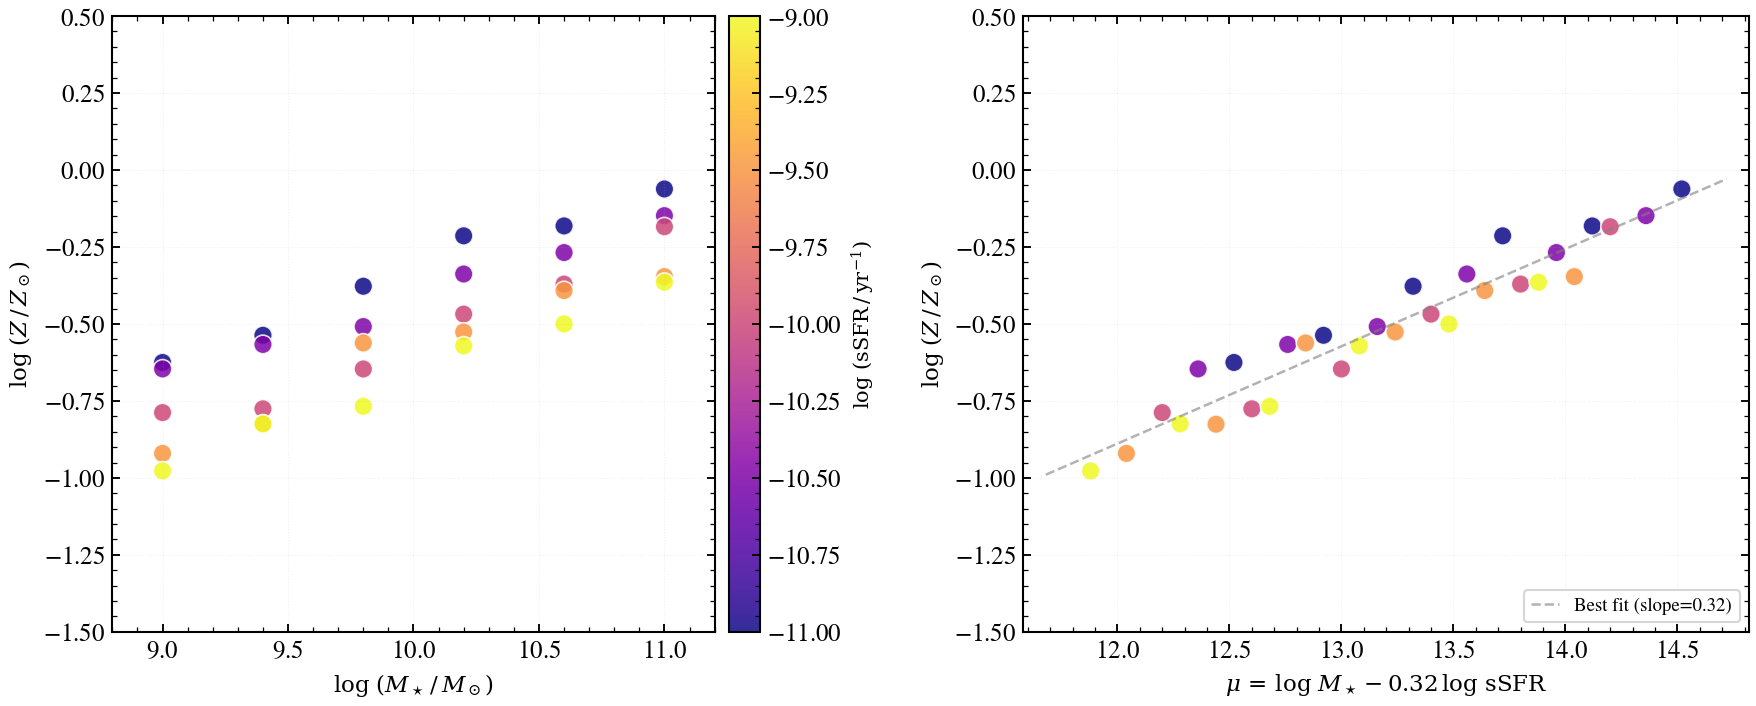

Write Python code to recreate this figure.
"""
The Fundamental Metallicity Relation: M*-Z-SFR three-body interaction
=====================================================================

The Mannucci+2010 fundamental metallicity relation (FMR) describes how
a galaxy's gas-phase metallicity (Z) depends not only on its stellar mass
(M*) but also on its star formation rate (SFR). This three-parameter
relation is a *schematic* demonstration of the physical interplay between
assembly, star formation, and chemical enrichment.

The left panel shows the classic M* vs. Z scatter colored by SFR. The
right panel projects to M* - μ (where μ = log M* - 0.32 log SFR) versus Z,
revealing that the FMR scatter tightens along this projection—a signature
of the outflow-driven "mass-loading" scenario.

**Note:** The metallicity grid shown here is purely schematic, generated
from an analytic function of (M*, sSFR). Real galaxies follow the FMR
with ~0.1 dex scatter, dominated by dust, ISM geometry, and starburst
history.

References:
- Mannucci et al. 2010, MNRAS, 408, 2115 (the FMR definition)
- Lara-López et al. 2010, A&A, 521, L53 (confirmation with SDSS)
"""

import os

os.environ["TF_CPP_MIN_LOG_LEVEL"] = "2"  # suppress XLA/PjRt C++ INFO+WARNING logs

import warnings

import matplotlib.pyplot as plt
import numpy as np

from tengri.analysis.plotting import setup_style

setup_style()
warnings.filterwarnings("ignore", message=".*BakedInBackend.*")

# ==============================================================================
# Schematic FMR metallicity function: Z as function of M* and sSFR
# ==============================================================================


def schematic_metallicity(log_m_star, log_ssfr):
    r"""
    Schematic metallicity following Mannucci+2010 FMR ansatz.

    Parameters
    ----------
    log_m_star : ndarray
        Log10(M_star / M_sun)
    log_ssfr : ndarray
        Log10(sSFR / yr^-1)

    Returns
    -------
    log_z_over_zsun : ndarray
        Log10(Z / Z_sun), where Z_sun = 0.02 in linear units
    """
    # Base: mass-metallicity relation at fixed reference sSFR
    base = -0.5 + 0.3 * (log_m_star - 10.0)

    # SFR-driven offset: more SFR pushes Z down (outflow-driven)
    # Normalization: log_ssfr ≈ -10.5 for main sequence
    sfr_offset = -0.15 * (log_ssfr + 10.0)

    # Small scatter: 0.05 dex per-point, static for reproducibility
    np.random.seed(42)
    scatter = np.random.normal(0, 0.05, size=np.asarray(log_m_star).shape)

    return base + sfr_offset + scatter


# ==============================================================================
# Generate grid: (M*, sSFR) → (M*, Z)
# ==============================================================================

log_m_star_vals = np.linspace(9.0, 11.0, 6)  # 9, 9.4, 9.8, 10.2, 10.6, 11.0
log_ssfr_vals = np.linspace(-11.0, -9.0, 5)  # -11, -10.5, -10, -9.5, -9

# Create 2D mesh
log_m_grid, log_ssfr_grid = np.meshgrid(log_m_star_vals, log_ssfr_vals)
log_m_flat = log_m_grid.ravel()
log_ssfr_flat = log_ssfr_grid.ravel()

# Compute metallicity
log_z_flat = schematic_metallicity(log_m_flat, log_ssfr_flat)

# Extract SFR for coloring (log sSFR → linear sSFR for visual scaling)
ssfr_linear = 10.0**log_ssfr_flat

# ==============================================================================
# Left panel: M* vs Z colored by SFR
# ==============================================================================

fig, (ax_left, ax_right) = plt.subplots(1, 2, figsize=(12.0, 5.0))

# Scatter with SFR as color dimension
sc_left = ax_left.scatter(
    log_m_flat,
    log_z_flat,
    c=log_ssfr_flat,
    cmap="plasma",
    s=80,
    lw=0.8,
    edgecolor="white",
    alpha=0.85,
    vmin=-11.0,
    vmax=-9.0,
)

ax_left.set_xlabel(r"$\log\,(M_\star\,/\,M_\odot)$", fontsize=11)
ax_left.set_ylabel(r"$\log\,(Z\,/\,Z_\odot)$", fontsize=11)
ax_left.set_ylim(-1.5, 0.5)
ax_left.set_xlim(8.8, 11.2)
ax_left.grid(True, alpha=0.2, linestyle=":")

cb_left = fig.colorbar(sc_left, ax=ax_left, pad=0.02)
cb_left.set_label(r"$\log\,(\mathrm{sSFR}\,/\,\mathrm{yr}^{-1})$", fontsize=10)

# ==============================================================================
# Right panel: μ = log M* - 0.32 log sSFR vs Z
# ==============================================================================

# The "Fundamental Plane" projection (Mannucci+2010 ansatz)
mu = log_m_flat - 0.32 * log_ssfr_flat

sc_right = ax_right.scatter(
    mu,
    log_z_flat,
    c=log_ssfr_flat,
    cmap="plasma",
    s=80,
    lw=0.8,
    edgecolor="white",
    alpha=0.85,
    vmin=-11.0,
    vmax=-9.0,
)

ax_right.set_xlabel(
    r"$\mu\,=\,\log\,M_\star - 0.32\,\log\,\mathrm{sSFR}$",
    fontsize=11,
)
ax_right.set_ylabel(r"$\log\,(Z\,/\,Z_\odot)$", fontsize=11)
ax_right.set_ylim(-1.5, 0.5)
ax_right.grid(True, alpha=0.2, linestyle=":")

# Fit a tight line to show the FMR tightens along μ
z_sorted = log_z_flat[np.argsort(mu)]
mu_sorted = np.sort(mu)
p_fit = np.polyfit(mu_sorted, z_sorted, 1)
mu_line = np.linspace(mu.min() - 0.2, mu.max() + 0.2, 50)
z_line = np.polyval(p_fit, mu_line)
ax_right.plot(
    mu_line,
    z_line,
    color="gray",
    lw=1.2,
    ls="--",
    alpha=0.6,
    label=f"Best fit (slope={p_fit[0]:.2f})",
)
ax_right.legend(fontsize=9, loc="lower right", frameon=True, fancybox=True)
ax_right.set_xlim(mu.min() - 0.3, mu.max() + 0.3)

fig.tight_layout()

plt.savefig("plot_usecase_fundamental_metallicity_relation.png", dpi=150, bbox_inches="tight")
